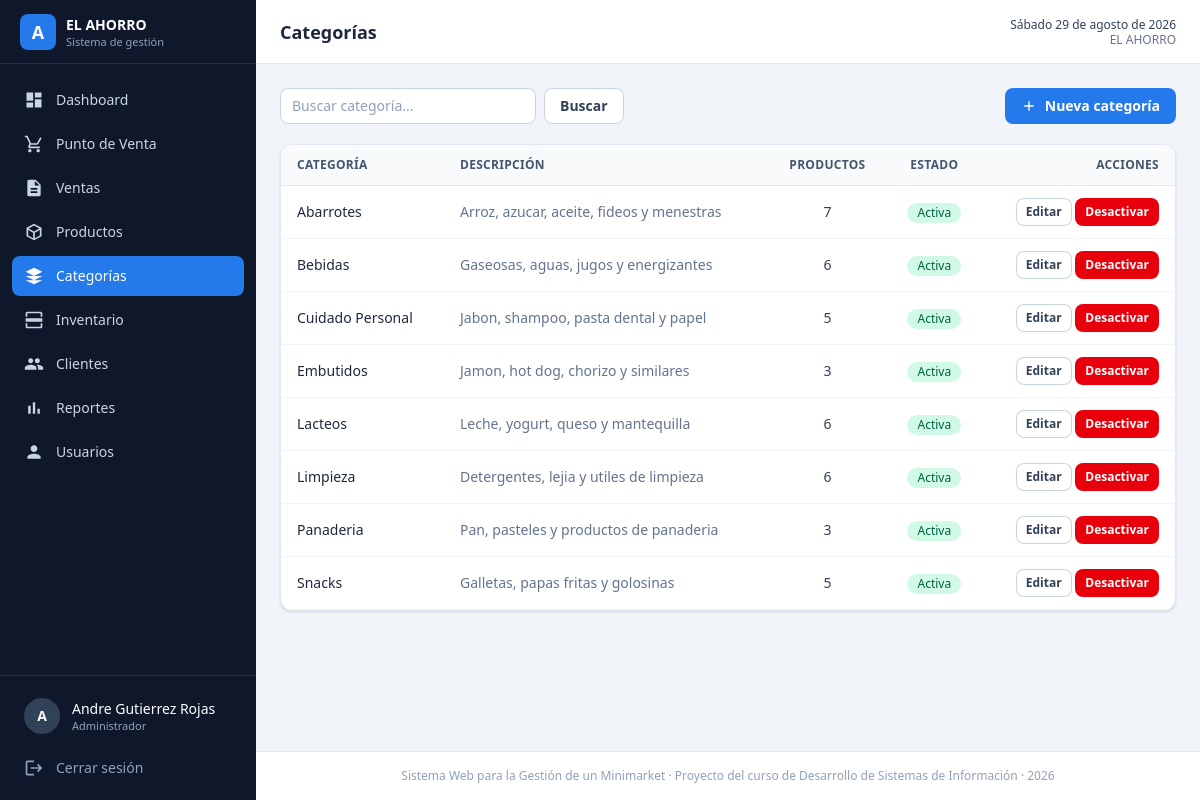
Screenshot of /pages/categorias.php (signed in) with the database file from the repository.
### tables this page shows
CREATE TABLE categorias (
    id_categoria INT AUTO_INCREMENT PRIMARY KEY,
    nombre       VARCHAR(80)   NOT NULL,
    descripcion  VARCHAR(255)  NULL,
    estado       TINYINT(1)    NOT NULL DEFAULT 1,
    created_at   TIMESTAMP     NOT NULL DEFAULT CURRENT_TIMESTAMP,
    CONSTRAINT uq_categorias_nombre UNIQUE (nombre)
);

### database/Conexion.php (called while the page is built)
<?php
class Conexion
{
    private static $instancia = null;
    public static function conectar()
    {
        if (self::$instancia !== null) {
            return self::$instancia;
        }
        try {
            $host = $_ENV['DB_HOST'] ?? (getenv('DB_HOST') ?: 'localhost');
            $db   = $_ENV['DB_NAME'] ?? (getenv('DB_NAME') ?: 'minimarket');
            $user = $_ENV['DB_USER'] ?? (getenv('DB_USER') ?: 'root');
            $pass = $_ENV['DB_PASS'] ?? (getenv('DB_PASS') ?: '');
            $conexion = new PDO(
                'mysql:host=' . $host . ';dbname=' . $db . ';charset=utf8mb4',
                $user,
                $pass,
                [
                    PDO::ATTR_ERRMODE            => PDO::ERRMODE_EXCEPTION,
                    PDO::ATTR_DEFAULT_FETCH_MODE => PDO::FETCH_ASSOC,
                    PDO::ATTR_EMULATE_PREPARES   => false,
                ]
            );
            self::$instancia = $conexion;
            return $conexion;
        } catch (PDOException $e) {
            die('Error de conexión a la base de datos: ' . $e->getMessage());
        }
    }
}

### models/Configuracion.php (called while the page is built, shortened)
<?php
require_once __DIR__ . '/../database/Conexion.php';
class Configuracion
{
    private $conexion;
    public function __construct()
    {
        $this->conexion = Conexion::conectar();
    }
    public function todos()
    {
        $filas = $this->conexion->query("SELECT clave, valor FROM configuracion")->fetchAll();
        $valores = [];
        foreach ($filas as $fila) {
            $valores[$fila['clave']] = $fila['valor'];
        }
        return $valores;
    }
    public function obtener($clave, $porDefecto = '')
    {
        $valores = $this->todos();
        return $valores[$clave] ?? $porDefecto;
    }
}

### config.php (called while the page is built, shortened)
<?php
function e($valor)
{
    return htmlspecialchars((string) $valor, ENT_QUOTES, 'UTF-8');
}
function strftime_es($timestamp = null)
{
    $timestamp = $timestamp ?? time();
    $dias = [
        'Sunday' => 'domingo', 'Monday' => 'lunes', 'Tuesday' => 'martes',
        'Wednesday' => 'miércoles', 'Thursday' => 'jueves',
        'Friday' => 'viernes', 'Saturday' => 'sábado',
    ];
    $meses = [
        1 => 'enero', 2 => 'febrero', 3 => 'marzo', 4 => 'abril',
        5 => 'mayo', 6 => 'junio', 7 => 'julio', 8 => 'agosto',
        9 => 'setiembre', 10 => 'octubre', 11 => 'noviembre', 12 => 'diciembre',
    ];
    $dia = $dias[date('l', $timestamp)];
    $mes = $meses[(int) date('n', $timestamp)];
    return $dia . ' ' . date('j', $timestamp) . ' de ' . $mes . ' de ' . date('Y', $timestamp);
}

### middleware/Auth.php (called while the page is built, shortened)
<?php
class Auth
{
    public static function rol()
    {
        return $_SESSION['usuario']['rol'] ?? null;
    }
    public static function nombre()
    {
        return $_SESSION['usuario']['nombre'] ?? '';
    }
}

### controllers/CategoriaController.php (called while the page is built, shortened)
<?php
require_once __DIR__ . '/../models/Categoria.php';
class CategoriaController
{
    private $modelo;
    public function __construct()
    {
        $this->modelo = new Categoria();
    }
    public function listar($busqueda = '')
    {
        return $this->modelo->listar($busqueda);
    }
}

### models/Categoria.php (called while the page is built, shortened)
<?php
require_once __DIR__ . '/../database/Conexion.php';
class Categoria
{
    private $conexion;
    public function __construct()
    {
        $this->conexion = Conexion::conectar();
    }
    public function listar($busqueda = '', $soloActivas = false)
    {
        $sql = "
            SELECT
                c.id_categoria,
                c.nombre,
                c.descripcion,
                c.estado,
                COUNT(p.id_producto) AS total_productos
            FROM categorias c
            LEFT JOIN productos p
                ON p.id_categoria = c.id_categoria AND p.estado = 1
            WHERE 1 = 1
        ";
        $parametros = [];
        $sql .= " GROUP BY c.id_categoria, c.nombre, c.descripcion, c.estado
                  ORDER BY c.nombre ASC";
        $stmt = $this->conexion->prepare($sql);
        $stmt->execute($parametros);
        return $stmt->fetchAll();
    }
}

### pages/categorias.php (the view, shortened to what this page needs)
<?php
require_once __DIR__ . '/../config.php';
require_once __DIR__ . '/../middleware/Auth.php';
require_once __DIR__ . '/../controllers/CategoriaController.php';
$controlador = new CategoriaController();
$busqueda   = trim($_GET['q'] ?? '');
$categorias = $controlador->listar($busqueda);
$titulo = 'Categorías';
$activo = 'categorias';
require __DIR__ . '/../components/layout_inicio.php';
?>
<div class="mb-5 flex flex-wrap items-center justify-between gap-3">
    <form method="GET" action="<?= BASE_URL ?>categorias" class="flex gap-2">
        <input type="search" name="q" value="<?= e($busqueda) ?>"
            class="campo w-64" placeholder="Buscar categoría...">
        <button type="submit" class="btn-secundario">Buscar</button>
    </form>
    <button type="button" class="btn-primario" onclick="abrirModal()">
        <svg class="h-4 w-4" viewBox="0 0 24 24" fill="currentColor">
            <path d="M19 13h-6v6h-2v-6H5v-2h6V5h2v6h6v2z" />
        </svg>
        Nueva categoría
    </button>
</div>
<div class="tarjeta overflow-hidden">
    <div class="overflow-x-auto">
        <table class="tabla">
            <thead>
                <tr>
                    <th>Categoría</th>
                    <th>Descripción</th>
                    <th class="text-center">Productos</th>
                    <th class="text-center">Estado</th>
                    <th class="text-right">Acciones</th>
                </tr>
            </thead>
            <tbody>
                <?php foreach ($categorias as $categoria): ?>
                    <tr>
                        <td class="font-medium text-slate-800"><?= e($categoria['nombre']) ?></td>
                        <td class="text-slate-500"><?= e($categoria['descripcion'] ?: '—') ?></td>
                        <td class="text-center"><?= (int) $categoria['total_productos'] ?></td>
                        <td class="text-center">
                            <?php if ((int) $categoria['estado'] === 1): ?>
                                <span class="badge-verde">Activa</span>
                            <?php else: ?>
                                <span class="badge-gris">Inactiva</span>
                            <?php endif; ?>
                        </td>
                        <td class="text-right whitespace-nowrap">
                            <button type="button" class="btn-secundario btn-sm"
                                onclick='editar(<?= json_encode($categoria, JSON_HEX_APOS | JSON_HEX_QUOT) ?>)'>
                                Editar
                            </button>
                            <form method="POST" action="<?= BASE_URL ?>categorias" class="inline">
                                <button type="submit"
                                    class="<?= (int) $categoria['estado'] === 1 ? 'btn-peligro' : 'btn-exito' ?> btn-sm">
                                    <?= (int) $categoria['estado'] === 1 ? 'Desactivar' : 'Activar' ?>
                                </button>
                            </form>
                        </td>
                    </tr>
                <?php endforeach; ?>
            </tbody>
        </table>
    </div>
</div>
<?php require __DIR__ . '/../components/layout_fin.php'; ?>

### components/layout_inicio.php (shortened to what this page needs)
<?php
require_once __DIR__ . '/../models/Configuracion.php';
$titulo = $titulo ?? 'Minimarket';
$activo = $activo ?? '';
$__rolActual = Auth::rol();
$__nombreComercial = (new Configuracion())->obtener('nombre_comercial', 'EL AHORRO');
?>
<!DOCTYPE html>
<html lang="es">
<head>
    <link rel="stylesheet" href="<?= BASE_URL ?>assets/css/tailwind.css">
</head>
<body class="min-h-screen bg-slate-100 font-sans text-slate-800">
    <div class="flex min-h-screen">
        <aside id="sidebar"
            class="fixed inset-y-0 left-0 z-40 flex w-64 -translate-x-full flex-col bg-slate-900 transition-transform lg:translate-x-0 no-imprimir">
            <div class="flex h-16 items-center gap-2.5 border-b border-slate-700/60 px-5">
                <span class="flex h-9 w-9 items-center justify-center rounded-lg bg-marca-600 text-lg font-bold text-white">A</span>
                <div class="leading-tight">
                    <p class="text-sm font-semibold text-white"><?= e($__nombreComercial) ?></p>
                    <p class="text-[11px] text-slate-400">Sistema de gestión</p>
                </div>
            </div>
            <nav class="flex-1 space-y-1 overflow-y-auto px-3 py-4">
                <?php foreach (menu_items() as $item): ?>
                    <a href="<?= BASE_URL . $item['ruta'] ?>"
                        class="nav-item <?= $activo === $item['clave'] ? 'nav-item-activo' : '' ?>">
                        <svg class="h-5 w-5 shrink-0" viewBox="0 0 24 24" fill="currentColor" aria-hidden="true">
                            <?= $item['icono'] ?>
                        </svg>
                        <span><?= e($item['texto']) ?></span>
                    </a>
                <?php endforeach; ?>
            </nav>
            <div class="border-t border-slate-700/60 p-3">
                <div class="flex items-center gap-3 rounded-lg px-3 py-2.5">
                    <span class="flex h-9 w-9 shrink-0 items-center justify-center rounded-full bg-slate-700 text-sm font-semibold text-white">
                        <?= e(mb_strtoupper(mb_substr(Auth::nombre(), 0, 1))) ?>
                    </span>
                    <div class="min-w-0 leading-tight">
                        <p class="truncate text-sm font-medium text-white"><?= e(Auth::nombre()) ?></p>
                        <p class="text-[11px] text-slate-400"><?= e($__rolActual) ?></p>
                    </div>
                </div>
                <a href="<?= BASE_URL ?>logout"
                    class="nav-item mt-1 text-slate-400 hover:text-white">
                    <svg class="h-5 w-5 shrink-0" viewBox="0 0 24 24" fill="currentColor">
                        <path d="M17 7l-1.41 1.41L18.17 11H8v2h10.17l-2.58 2.59L17 17l5-5-5-5zM4 5h8V3H4c-1.1 0-2 .9-2 2v14c0 1.1.9 2 2 2h8v-2H4V5z" />
                    </svg>
                    <span>Cerrar sesión</span>
                </a>
            </div>
        </aside>
        <div class="flex min-w-0 flex-1 flex-col lg:ml-64">
            <header class="sticky top-0 z-20 flex h-16 items-center gap-4 border-b border-slate-200 bg-white px-4 sm:px-6 no-imprimir">
                <h1 class="min-w-0 flex-1 truncate text-lg font-semibold text-slate-800">
                    <?= e($titulo) ?>
                </h1>
                <div class="hidden text-right text-xs leading-tight text-slate-500 sm:block">
                    <p class="font-medium text-slate-700"><?= e(ucfirst(strftime_es())) ?></p>
                    <p><?= e($__nombreComercial) ?></p>
                </div>
            </header>
            <main class="flex-1 p-4 sm:p-6">

### components/layout_fin.php (shortened to what this page needs)
            </main>
            <footer class="border-t border-slate-200 bg-white px-4 py-4 text-center text-xs text-slate-400 sm:px-6 no-imprimir">
                Sistema Web para la Gestión de un Minimarket &middot;
                Proyecto del curso de Desarrollo de Sistemas de Información &middot;
                <?= date('Y') ?>
            </footer>
        </div>
    </div>
</body>
</html>

### rows the page displays
categorias: nombre "Abarrotes", descripcion "Arroz, azucar, aceite, fideos y menestras", total_productos "7", estado "Activa"
categorias: nombre "Bebidas", descripcion "Gaseosas, aguas, jugos y energizantes", total_productos "6", estado "Activa"
categorias: nombre "Cuidado Personal", descripcion "Jabon, shampoo, pasta dental y papel", total_productos "5", estado "Activa"
categorias: nombre "Embutidos", descripcion "Jamon, hot dog, chorizo y similares", total_productos "3", estado "Activa"
categorias: nombre "Lacteos", descripcion "Leche, yogurt, queso y mantequilla", total_productos "6", estado "Activa"
categorias: nombre "Limpieza", descripcion "Detergentes, lejia y utiles de limpieza", total_productos "6", estado "Activa"
categorias: nombre "Panaderia", descripcion "Pan, pasteles y productos de panaderia", total_productos "3", estado "Activa"
categorias: nombre "Snacks", descripcion "Galletas, papas fritas y golosinas", total_productos "5", estado "Activa"

### other values shown
$__nombreComercial "EL AHORRO"
$item['texto'] "Dashboard"
$item['texto'] "Punto de Venta"
$item['texto'] "Ventas"
$item['texto'] "Productos"
$item['texto'] "Categorías"
$item['texto'] "Inventario"
$item['texto'] "Clientes"
$item['texto'] "Reportes"
$item['texto'] "Usuarios"
mb_strtoupper(mb_substr(Auth::nombre(), 0, 1)) "A"
Auth::nombre() "Andre Gutierrez Rojas"
$__rolActual "Administrador"
$titulo "Categorías"
strftime_es() "Sábado 29 de agosto de 2026"
